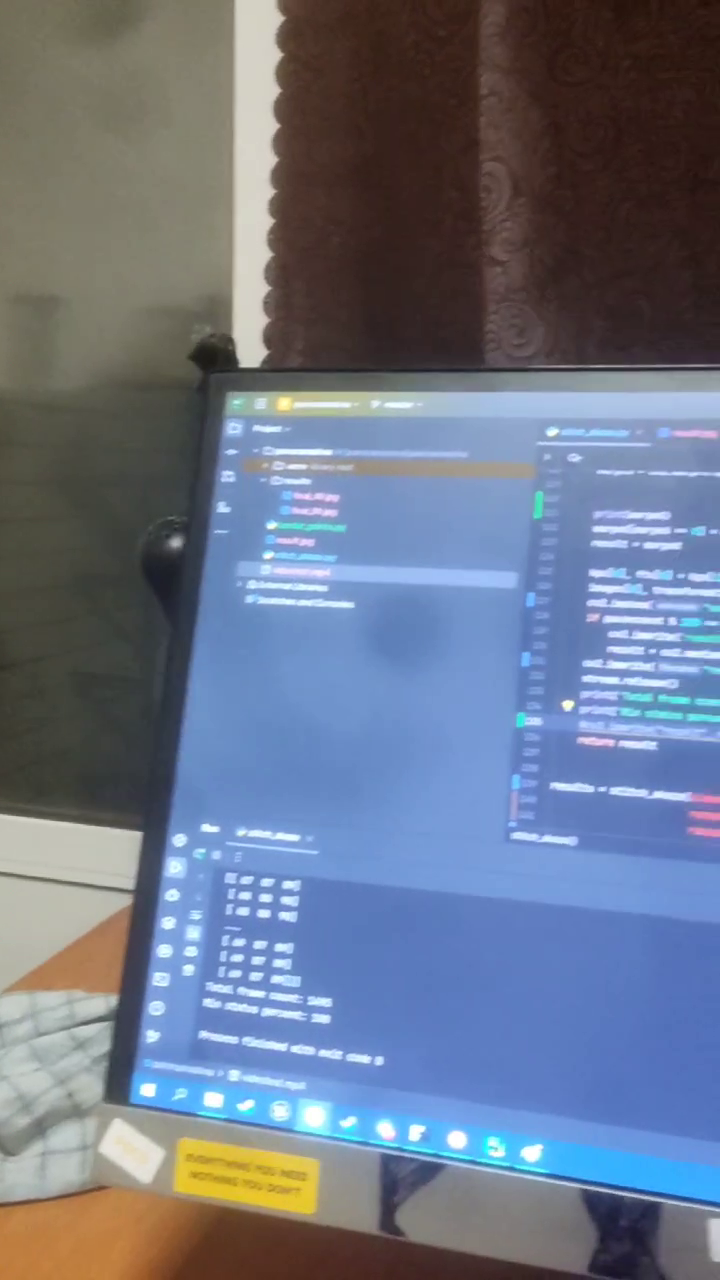
#> input picture frame 11 of videotest2.mp4, 720 x 1280 px
$ python decimate.py
#> lines starting #> are read from the running program, lines starting #| are printed output that depends on the picture
import cv2
import numpy as np
import os
import shutil

# rescale the images
def rescale(img):
    scale = 0.5;
    h,w = img.shape[:2];
    h = int(h*scale);
    w = int(w*scale);
    return cv2.resize(img, (w,h));

# delete and create directory
folder = "frames/";
if os.path.isdir(folder):
    shutil.rmtree(folder);
os.mkdir(folder);

# open vidcap
cap = cv2.VideoCapture("videotest2.mp4"); # your video here
counter = 0;

# make an orb feature detector and a brute force matcher
orb = cv2.ORB_create();
bf = cv2.BFMatcher(cv2.NORM_HAMMING, crossCheck=False);

# store the first frame
_, last = cap.read();
#> last is the input picture: shape (1280, 720, 3); mean B, G, R 135.8, 116.9, 107.3
last = rescale(last);
cv2.imwrite(folder + str(counter).zfill(5) + ".png", last);

# get the first frame's stuff
kp1, des1 = orb.detectAndCompute(last, None);
#> kp1 = 500 keypoints; strongest (x, y, size): (124, 179, 77.1), (122, 176, 111.1), (124, 180, 64.3), (122, 179, 92.6)

# cutoff, the minimum number of keypoints
cutoff = 50;
# Note: this should be tailored to your video, this is high here since a lot of this video looks like

# count number of frames
prev = None;
while True:
    # get frame
    ret, frame = cap.read();
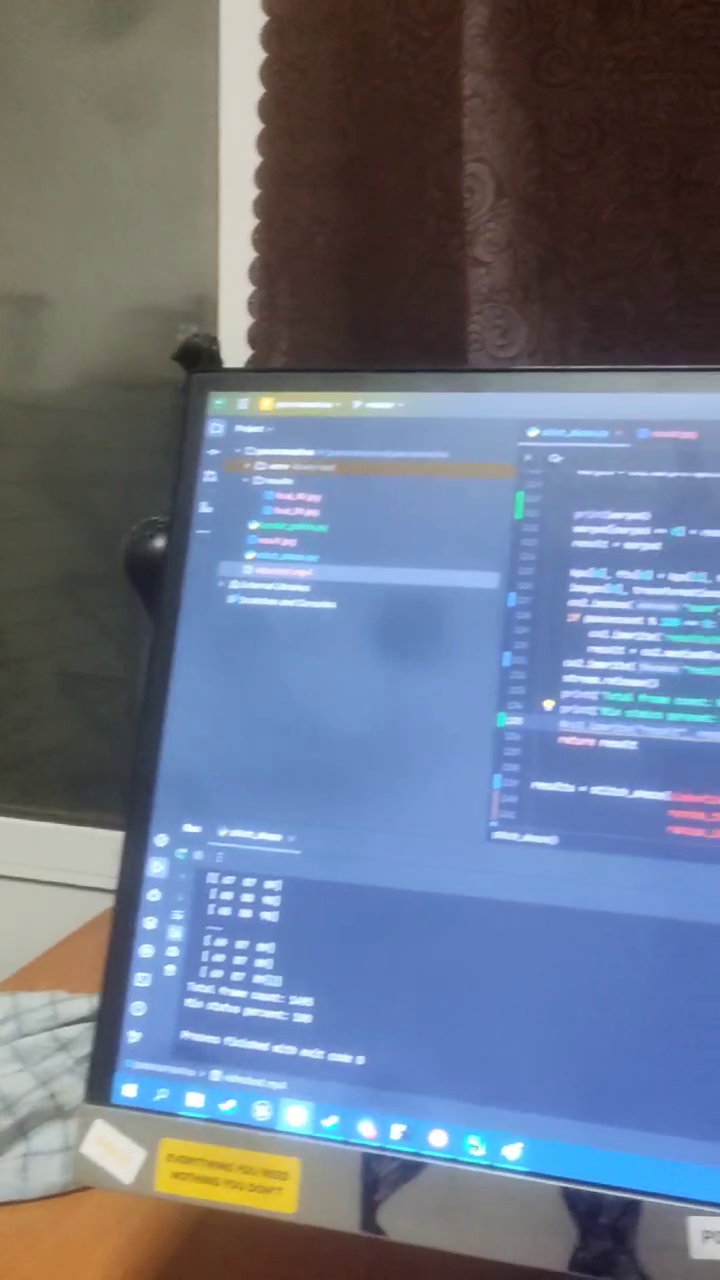
#> input picture frame 12 of videotest2.mp4, 720 x 1280 px
#> frame is the input picture: shape (1280, 720, 3); mean B, G, R 136.8, 116.8, 106.7
    if not ret:
        break;

    # resize
    frame = rescale(frame);

    # count keypoints
    kp2, des2 = orb.detectAndCompute(frame, None);
#> kp2 = 496 keypoints; strongest (x, y, size): (117, 179, 77.1), (116, 179, 92.6), (115, 176, 111.1), (116, 180, 64.3)

    # match
    matches = bf.knnMatch(des1, des2, k=2);
#> matches = 500 matches

    # lowe's ratio
    good = []
    for m,n in matches:
        if m.distance < 0.5*n.distance:
            good.append(m);
#> after the loop, good = 239 matches

    # check against cutoff
    print(len(good));
#| 239
    if len(good) < cutoff:
        # swap and save
        counter += 1;
        last = frame;
        kp1 = kp2;
        des1 = des2;
        cv2.imwrite(folder + str(counter).zfill(5) + ".png", last);
        print("New Frame: " + str(counter));

    # show
    cv2.imshow("Frame", frame);
    cv2.waitKey(1);
    prev = frame;

# also save last frame
counter += 1;
cv2.imwrite(folder + str(counter).zfill(5) + ".png", prev);

# check number of saved frames
print("Counter: " + str(counter));

$ run again, starting later in the video
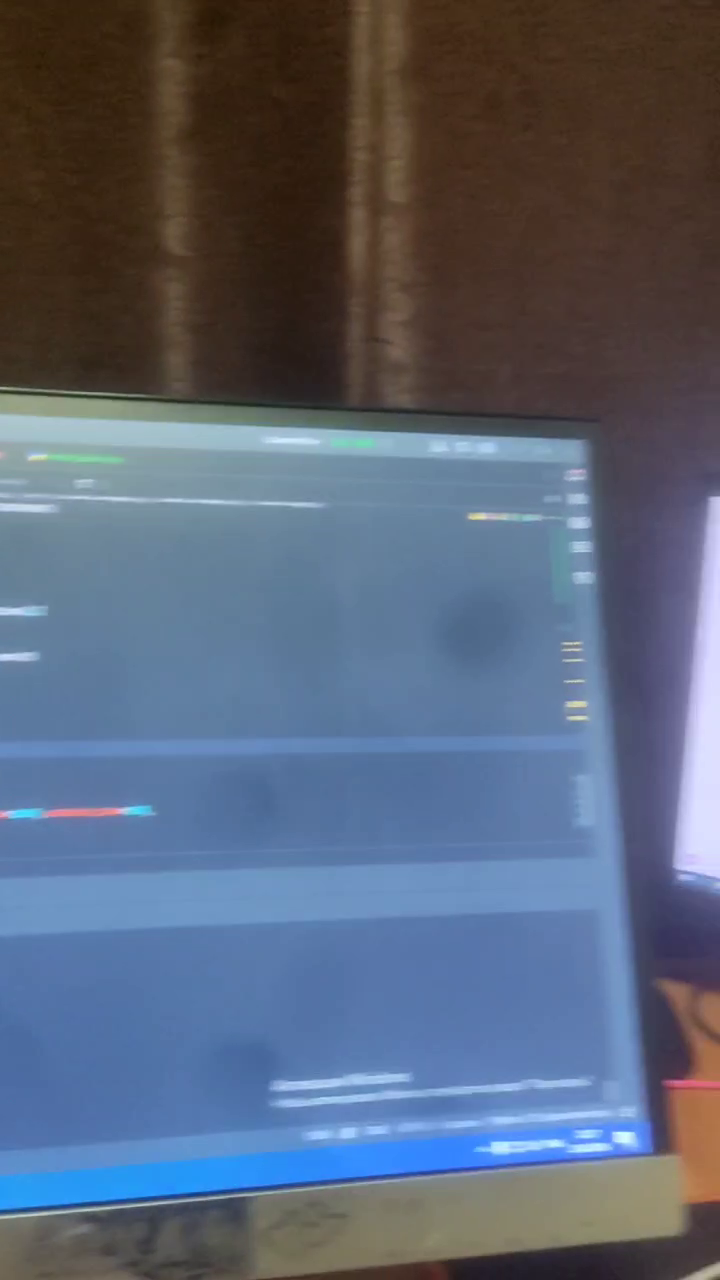
#> input picture frame 50 of videotest2.mp4, 720 x 1280 px
#> last is the input picture: shape (1280, 720, 3); mean B, G, R 118.3, 99.7, 89.5
#> `kp1, des1 = orb.detectAndCompute(last, None);`: kp1 = 299 keypoints; strongest (x, y, size): (307, 566, 37.2), (308, 566, 31), (312, 566, 44.6), (301, 569, 53.6)
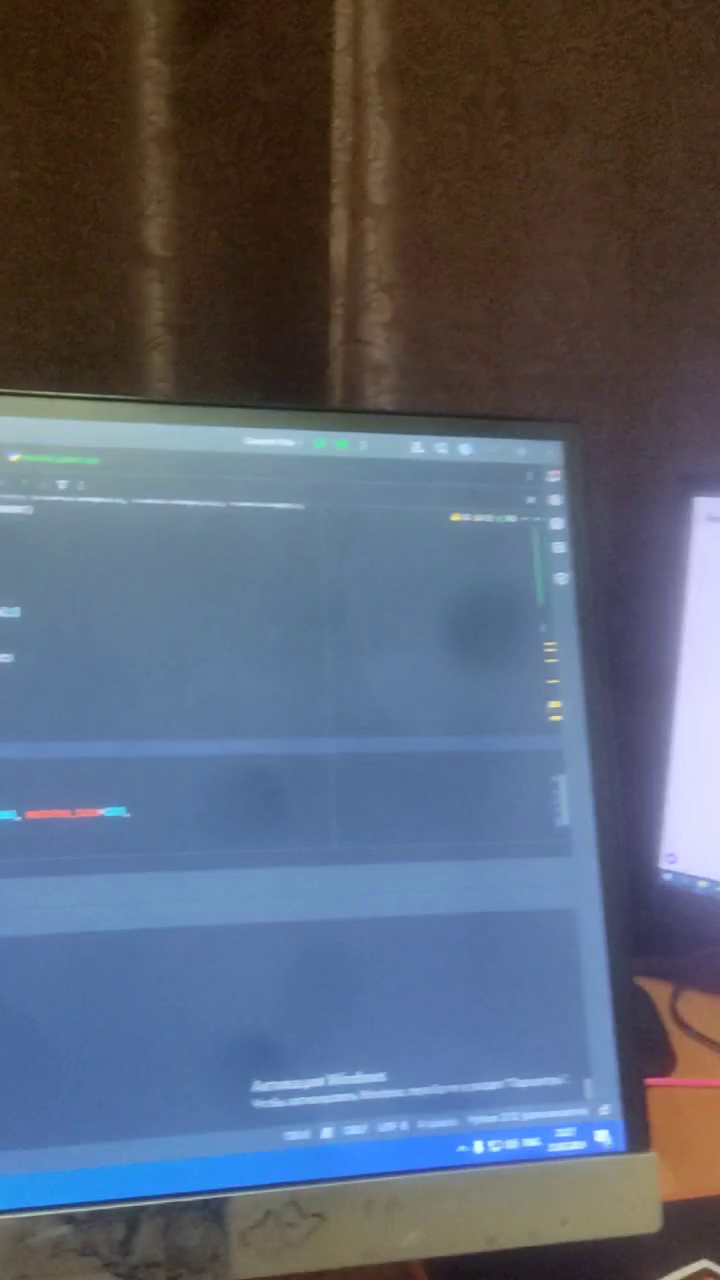
#> input picture frame 51 of videotest2.mp4, 720 x 1280 px
#> frame is the input picture: shape (1280, 720, 3); mean B, G, R 114.2, 97.8, 89.3
#> kp2 = 404 keypoints; strongest (x, y, size): (239, 574, 31), (239, 571, 37.2), (239, 573, 44.6), (299, 567, 53.6)
#> matches = 299 matches
#> after the loop `for m,n in matches:`: good = 28 matches
#| 28
#> `kp1 = kp2;`: kp1 has the same summary as kp2

$ run again, starting later in the video
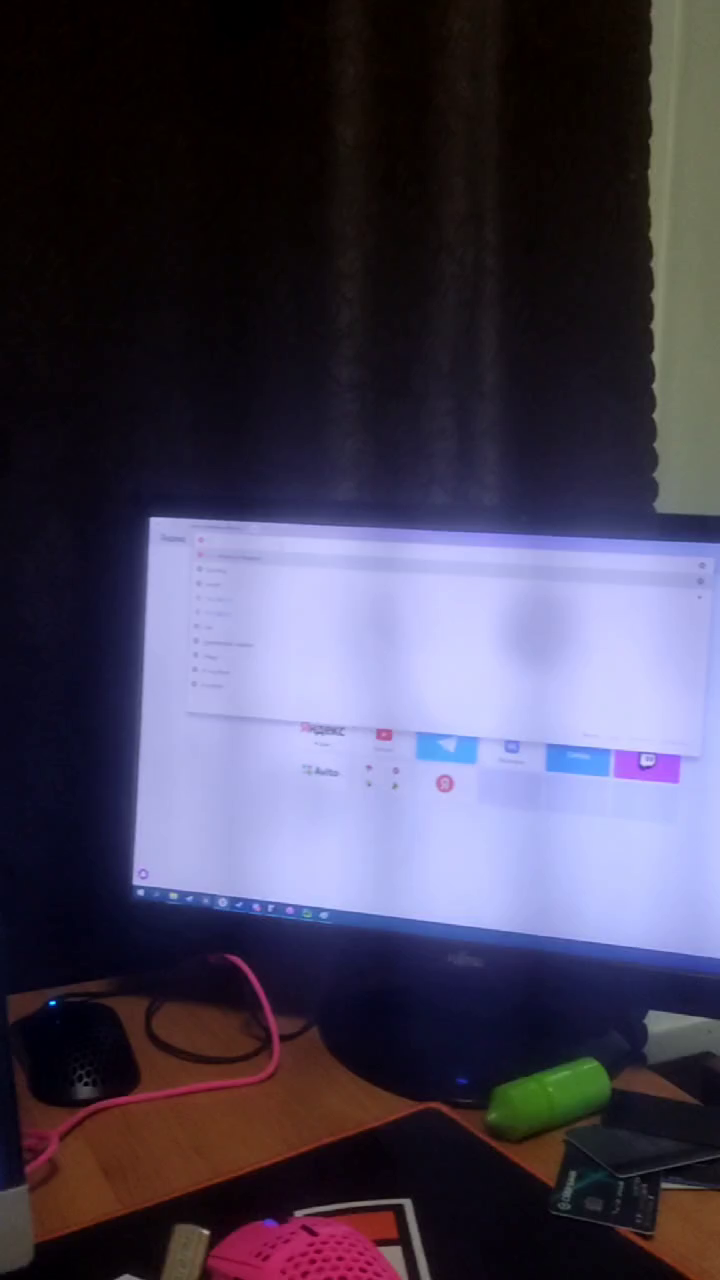
#> input picture frame 89 of videotest2.mp4, 720 x 1280 px
#> last is the input picture: shape (1280, 720, 3); mean B, G, R 85, 64.5, 70
#> kp1 = 395 keypoints; strongest (x, y, size): (77, 261, 77.1), (76, 259, 53.6), (75, 259, 31), (67, 441, 31)
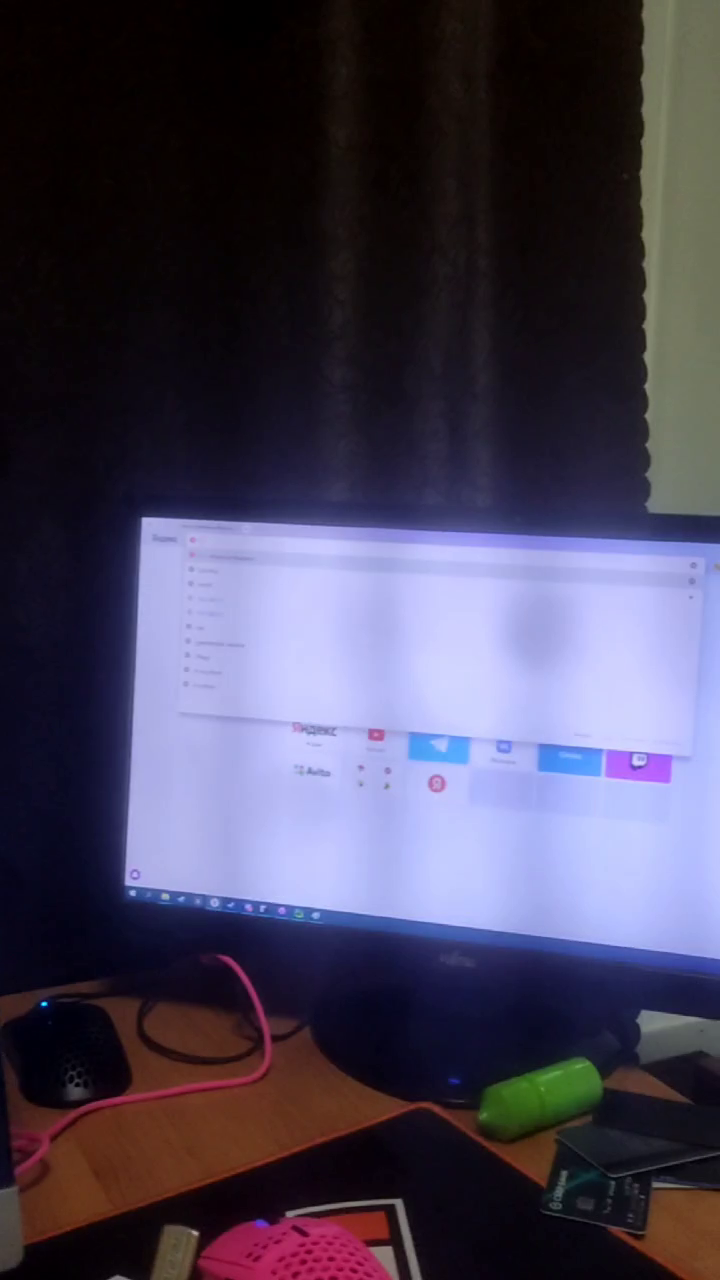
#> input picture frame 90 of videotest2.mp4, 720 x 1280 px
#> frame is the input picture: shape (1280, 720, 3); mean B, G, R 86.2, 65.1, 70.6
#> kp2 = 393 keypoints; strongest (x, y, size): (73, 261, 64.3), (72, 259, 44.6), (71, 259, 53.6), (63, 441, 31)
#> matches = 395 matches
#> after the loop `for m,n in matches:`: good = 114 matches
#| 114
